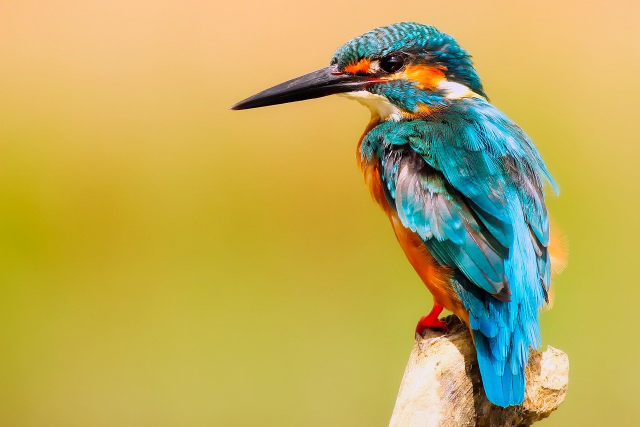
#> input picture Practice/images/bird2.jpg, 1280 x 853 px, found by its file name (shown at 1/2 size)
$ python Masking.py
#> lines starting #> are read from the running program, lines starting #| are printed output that depends on the picture; after the words box and inside, x2 and y2 are one past the last pixel; in counts of white or black regions, pixels touching at a corner belong together
#!/usr/bin/env python
# coding: utf-8

# In[1]:


import matplotlib.pyplot as plt
import cv2
import numpy as np


# In[2]:


img_path = "C:/Users/Asus/OneDrive/Documents/MyWebProjects/Image Processing/Practice/images/bird2.jpg"
img_path


# In[3]:


img = cv2.imread(img_path)
#> img is the input picture: shape (853, 1280, 3); mean B, G, R 89.8, 171.4, 188.8
img_rgb = cv2.cvtColor(img, cv2.COLOR_BGR2RGB)
grayscale = cv2.cvtColor(img_rgb, cv2.COLOR_RGB2GRAY)
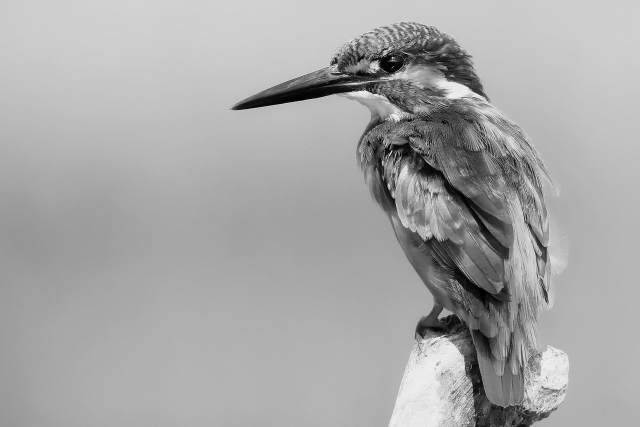
#> grayscale: shape (853, 1280) (shown at 1/2 size); min 0, max 254, mean 167.3


# In[4]:


width,height = grayscale.shape
#> width = 853; height = 1280
print(width,height)
#| 853 1280


# In[5]:


black = np.zeros((width,height), dtype = 'uint8')


# In[6]:


cv2.circle(black, (black.shape[1]//2 + 80, black.shape[0]//2 - 130), 280, (1,1,1), thickness=-1)
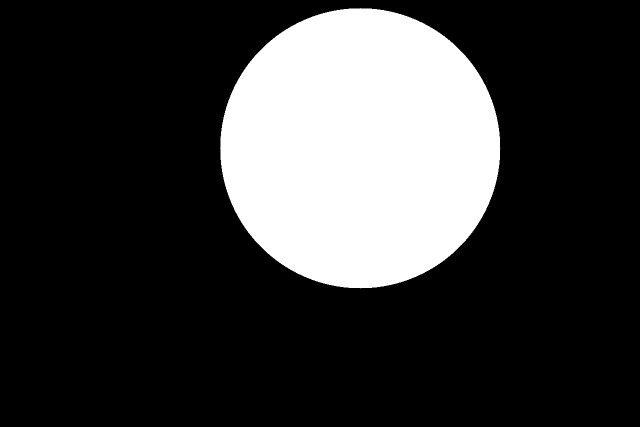
#> black: shape (853, 1280) (shown at 1/2 size); values 0 (black) and 1 (white), 22.6% white; 1 white region, box (x1, y1, x2, y2) and area: (440, 16, 1001, 577) 246253


# In[7]:


def bitMasking(img, mask_img):
    w,h = img.shape
#> w = 853; h = 1280
    sliced_img = img.copy()
    for x in range(w):
        for y in range(h):
            sliced_img[x,y] =  mask_img[x,y] and img[x,y]
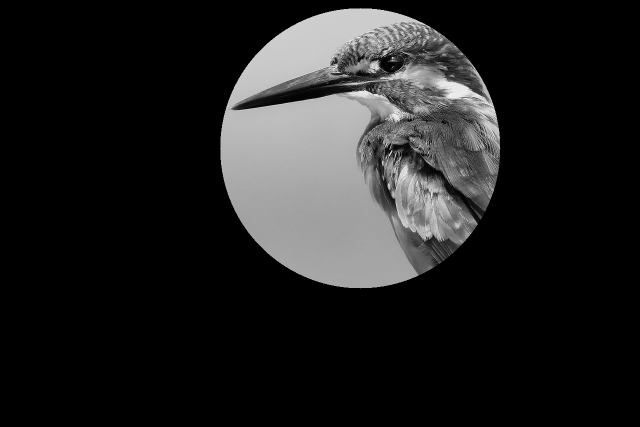
#> sliced_img: shape (853, 1280) (shown at 1/2 size); min 0, max 254, mean 32.2


    return sliced_img


# In[8]:


masked_image = bitMasking(grayscale, black)


# In[9]:


plt.figure(figsize=(25,15))
plt.subplot(2,2,1)
plt.title('RGB')
plt.imshow(img_rgb)

plt.subplot(2,2,2)
plt.title('GRAYSCALE')
plt.imshow(grayscale, cmap='gray')

plt.subplot(2,2,3)
plt.title('Black')
plt.imshow(black, cmap='gray')

plt.subplot(2,2,4)
plt.title('Masked Image')
plt.imshow(masked_image, cmap='gray')

plt.savefig('mask.png')
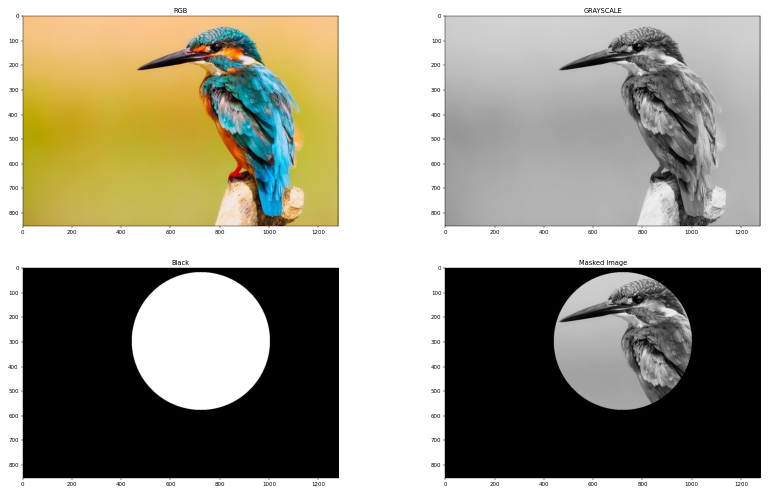
#> figure drawn by matplotlib, 4 panels


# In[ ]:


# In[ ]:

$ run again, with Practice/images/bloon.jpg copied over Practice/images/bird2.jpg
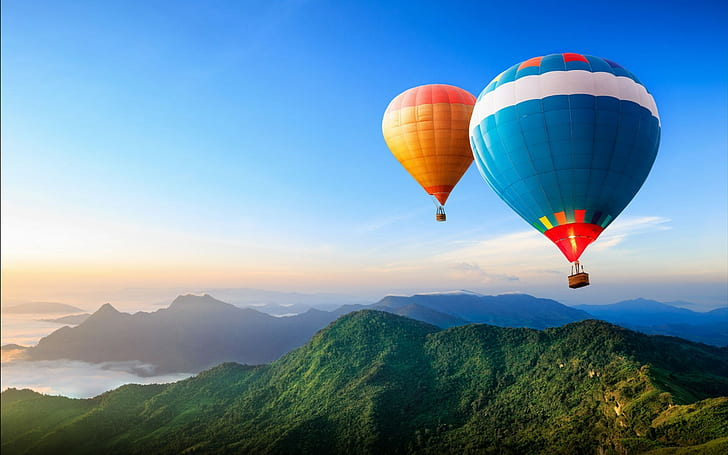
#> input picture Practice/images/bloon.jpg, 728 x 455 px, found by its file name
#> img is the input picture: shape (455, 728, 3); mean B, G, R 168.2, 144.3, 108.3
#| 455 728
#> `cv2.circle(black, (black.shape[1]//2 + 80, black.shape[0]//2 - 130), 2..`:
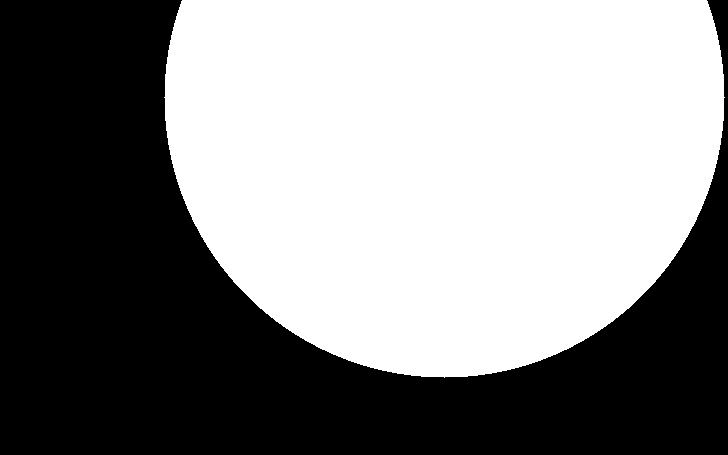
#> black: shape (455, 728); values 0 (black) and 1 (white), 53.3% white; 1 black region, box (x1, y1, x2, y2) and area: (0, 0, 728, 455) 154644
#> `plt.savefig('mask.png')`:
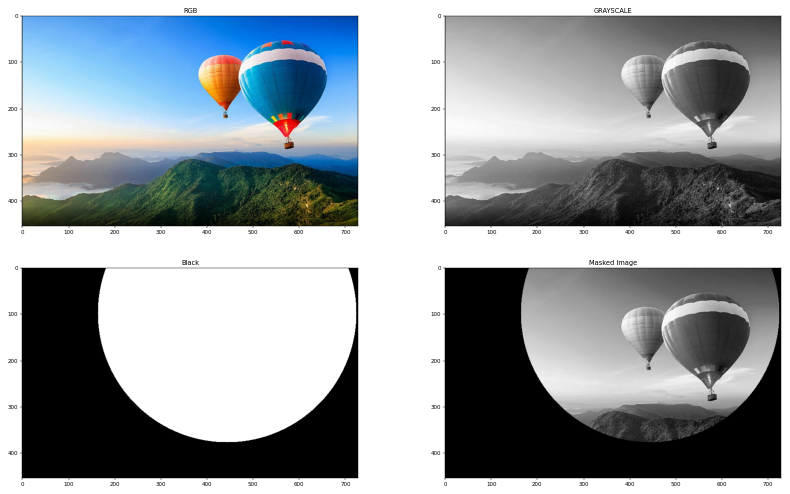
#> figure drawn by matplotlib, 4 panels
